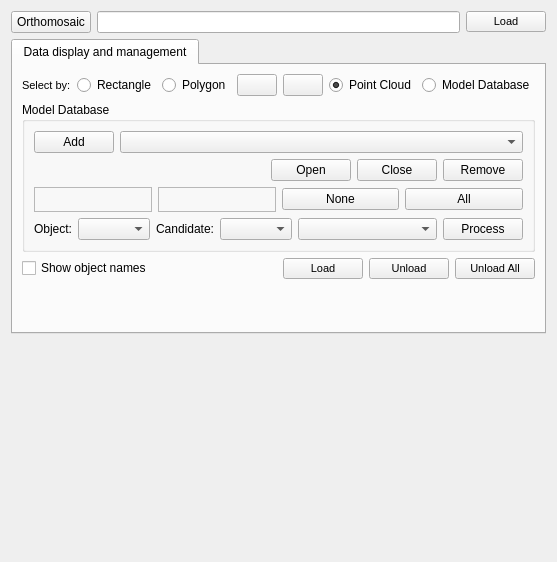
     <widget class="QWidget" name="manualEditingProcessesPage">
      <property name="geometry">
       <rect>
        <x>0</x>
        <y>0</y>
        <width>555</width>
        <height>562</height>
       </rect>
      </property>
      <attribute name="label">
       <string>Editing and Classification Processes</string>
      </attribute>
      <layout class="QGridLayout" name="gridLayout_10">
       <item row="0" column="0">
        <layout class="QHBoxLayout" name="horizontalLayout_14">
         <item>
          <widget class="QPushButton" name="orthomosaicPushButton">
           <property name="text">
            <string>Orthomosaic</string>
           </property>
          </widget>
         </item>
         <item>
          <widget class="QLineEdit" name="orthomosaicLineEdit">
           <property name="readOnly">
            <bool>true</bool>
           </property>
          </widget>
         </item>
         <item>
          <widget class="QPushButton" name="loadOrthomosaicPushButton">
           <property name="maximumSize">
            <size>
             <width>16777215</width>
             <height>16777215</height>
            </size>
           </property>
           <property name="font">
            <font>
             <pointsize>8</pointsize>
             <weight>50</weight>
             <bold>false</bold>
            </font>
           </property>
           <property name="toolTip">
            <string>Load tiles showed in map canvas</string>
           </property>
           <property name="text">
            <string>Load</string>
           </property>
          </widget>
         </item>
        </layout>
       </item>
       <item row="1" column="0">
        <widget class="QTabWidget" name="twDataDisplayManagement">
         <property name="toolTip">
          <string>&lt;html&gt;&lt;head/&gt;&lt;body&gt;&lt;p&gt;&lt;br/&gt;&lt;/p&gt;&lt;/body&gt;&lt;/html&gt;</string>
         </property>
         <property name="currentIndex">
          <number>0</number>
         </property>
         <widget class="QWidget" name="tab">
          <attribute name="title">
           <string>Data display and management</string>
          </attribute>
          <layout class="QGridLayout" name="gridLayout_9">
           <item row="0" column="0">
            <layout class="QHBoxLayout" name="horizontalLayout_10">
             <item>
              <widget class="QLabel" name="label_12">
               <property name="minimumSize">
                <size>
                 <width>0</width>
                 <height>0</height>
                </size>
               </property>
               <property name="font">
                <font>
                 <pointsize>8</pointsize>
                 <weight>50</weight>
                 <bold>false</bold>
                </font>
               </property>
               <property name="text">
                <string>Select by:</string>
               </property>
              </widget>
             </item>
             <item>
              <layout class="QHBoxLayout" name="horizontalLayout_7">
               <item>
                <widget class="QRadioButton" name="rbEditRectangle">
                 <property name="toolTip">
                  <string>Points edition by drawing rectangle</string>
                 </property>
                 <property name="text">
                  <string>Rectangle</string>
                 </property>
                </widget>
               </item>
               <item>
                <widget class="QRadioButton" name="rbEditPolygon">
                 <property name="toolTip">
                  <string>Points edition by drawing polygon</string>
                 </property>
                 <property name="text">
                  <string>Polygon</string>
                 </property>
                </widget>
               </item>
              </layout>
             </item>
             <item>
              <widget class="QPushButton" name="pbEditStart">
               <property name="toolTip">
                <string>Start selection tool</string>
               </property>
               <property name="text">
                <string/>
               </property>
               <property name="icon">
                <iconset resource="../qAicedroneTools.qrc">
                 <normaloff>:/CC/plugin/qAicedroneTools/images/ccStart.png</normaloff>:/CC/plugin/qAicedroneTools/images/ccStart.png</iconset>
               </property>
              </widget>
             </item>
             <item>
              <widget class="QPushButton" name="pbEditPause">
               <property name="toolTip">
                <string>Stop selection tool</string>
               </property>
               <property name="text">
                <string/>
               </property>
               <property name="icon">
                <iconset resource="../qAicedroneTools.qrc">
                 <normaloff>:/CC/plugin/qAicedroneTools/images/ccSmallPause.png</normaloff>:/CC/plugin/qAicedroneTools/images/ccSmallPause.png</iconset>
               </property>
              </widget>
             </item>
             <item>
              <spacer name="horizontalSpacer_7">
               <property name="orientation">
                <enum>Qt::Horizontal</enum>
               </property>
               <property name="sizeHint" stdset="0">
                <size>
                 <width>20</width>
                 <height>20</height>
                </size>
               </property>
              </spacer>
             </item>
             <item>
              <widget class="QRadioButton" name="rbPointCloud">
               <property name="text">
                <string>Point Cloud</string>
               </property>
               <property name="checked">
                <bool>true</bool>
               </property>
               <attribute name="buttonGroup">
                <string notr="true">buttonGroup</string>
               </attribute>
              </widget>
             </item>
             <item>
              <widget class="QRadioButton" name="rbModelDb">
               <property name="text">
                <string>Model Database</string>
               </property>
               <attribute name="buttonGroup">
                <string notr="true">buttonGroup</string>
               </attribute>
              </widget>
             </item>
            </layout>
           </item>
           <item row="1" column="0">
            <widget class="QGroupBox" name="modelDbGroupBox">
             <property name="title">
              <string>Model Database</string>
             </property>
             <layout class="QGridLayout" name="gridLayout_7">
              <item row="0" column="0">
               <widget class="QPushButton" name="addModelDbPushButton">
                <property name="maximumSize">
                 <size>
                  <width>16777215</width>
                  <height>16777215</height>
                 </size>
                </property>
                <property name="toolTip">
                 <string>Add existing project from its folder</string>
                </property>
                <property name="text">
                 <string>Add</string>
                </property>
               </widget>
              </item>
              <item row="0" column="1">
               <widget class="QComboBox" name="modelDbsComboBox">
                <property name="sizePolicy">
                 <sizepolicy hsizetype="Expanding" vsizetype="Fixed">
                  <horstretch>0</horstretch>
                  <verstretch>0</verstretch>
                 </sizepolicy>
                </property>
                <property name="minimumSize">
                 <size>
                  <width>150</width>
                  <height>0</height>
                 </size>
                </property>
                <property name="toolTip">
                 <string>Select existing project</string>
                </property>
               </widget>
              </item>
              <item row="1" column="0" colspan="2">
               <layout class="QHBoxLayout" name="horizontalLayout_8">
                <item>
                 <spacer name="horizontalSpacer_9">
                  <property name="orientation">
                   <enum>Qt::Horizontal</enum>
                  </property>
                  <property name="sizeHint" stdset="0">
                   <size>
                    <width>328</width>
                    <height>20</height>
                   </size>
                  </property>
                 </spacer>
                </item>
                <item>
                 <widget class="QPushButton" name="openModelDbPushButton">
                  <property name="minimumSize">
                   <size>
                    <width>0</width>
                    <height>0</height>
                   </size>
                  </property>
                  <property name="maximumSize">
                   <size>
                    <width>16777215</width>
                    <height>16777215</height>
                   </size>
                  </property>
                  <property name="toolTip">
                   <string>Open selected model database</string>
                  </property>
                  <property name="text">
                   <string>Open</string>
                  </property>
                 </widget>
                </item>
                <item>
                 <widget class="QPushButton" name="closeModelDbPushButton">
                  <property name="minimumSize">
                   <size>
                    <width>0</width>
                    <height>0</height>
                   </size>
                  </property>
                  <property name="maximumSize">
                   <size>
                    <width>16777215</width>
                    <height>16777215</height>
                   </size>
                  </property>
                  <property name="toolTip">
                   <string>Close opened model database</string>
                  </property>
                  <property name="text">
                   <string>Close</string>
                  </property>
                 </widget>
                </item>
                <item>
                 <widget class="QPushButton" name="removeModelDbPushButton">
                  <property name="maximumSize">
                   <size>
                    <width>16777215</width>
                    <height>16777215</height>
                   </size>
                  </property>
                  <property name="toolTip">
                   <string>Remove selected model database (does not delete data)</string>
                  </property>
                  <property name="text">
                   <string>Remove</string>
                  </property>
                 </widget>
                </item>
               </layout>
              </item>
              <item row="2" column="0" colspan="2">
               <layout class="QHBoxLayout" name="horizontalLayoutVisibles">
                <item>
                 <widget class="QFrame" name="visibleModelClassesFrame">
                  <property name="minimumSize">
                   <size>
                    <width>0</width>
                    <height>25</height>
                   </size>
                  </property>
                  <property name="maximumSize">
                   <size>
                    <width>16777215</width>
                    <height>16777215</height>
                   </size>
                  </property>
                  <property name="frameShape">
                   <enum>QFrame::StyledPanel</enum>
                  </property>
                  <property name="frameShadow">
                   <enum>QFrame::Raised</enum>
                  </property>
                 </widget>
                </item>
                <item>
                 <widget class="QFrame" name="visibleModelObjectsFrame">
                  <property name="minimumSize">
                   <size>
                    <width>0</width>
                    <height>25</height>
                   </size>
                  </property>
                  <property name="maximumSize">
                   <size>
                    <width>16777215</width>
                    <height>16777215</height>
                   </size>
                  </property>
                  <property name="frameShape">
                   <enum>QFrame::StyledPanel</enum>
                  </property>
                  <property name="frameShadow">
                   <enum>QFrame::Raised</enum>
                  </property>
                 </widget>
                </item>
                <item>
                 <widget class="QPushButton" name="visibleModelObjectsNonePushButton">
                  <property name="minimumSize">
                   <size>
                    <width>0</width>
                    <height>0</height>
                   </size>
                  </property>
                  <property name="maximumSize">
                   <size>
                    <width>16777215</width>
                    <height>16777215</height>
                   </size>
                  </property>
                  <property name="toolTip">
                   <string>Set all objects invisible</string>
                  </property>
                  <property name="text">
                   <string>None</string>
                  </property>
                 </widget>
                </item>
                <item>
                 <widget class="QPushButton" name="visibleModelObjectsAllPushButton">
                  <property name="minimumSize">
                   <size>
                    <width>0</width>
                    <height>0</height>
                   </size>
                  </property>
                  <property name="maximumSize">
                   <size>
                    <width>16777215</width>
                    <height>16777215</height>
                   </size>
                  </property>
                  <property name="toolTip">
                   <string>Set all objects visible</string>
                  </property>
                  <property name="text">
                   <string>All</string>
                  </property>
                 </widget>
                </item>
               </layout>
              </item>
              <item row="3" column="0" colspan="2">
               <layout class="QHBoxLayout" name="horizontalLayout_15">
                <item>
                 <widget class="QLabel" name="label_4">
                  <property name="minimumSize">
                   <size>
                    <width>0</width>
                    <height>0</height>
                   </size>
                  </property>
                  <property name="maximumSize">
                   <size>
                    <width>16777215</width>
                    <height>16777215</height>
                   </size>
                  </property>
                  <property name="text">
                   <string>Object:</string>
                  </property>
                 </widget>
                </item>
                <item>
                 <widget class="QComboBox" name="modelDbObjectComboBox">
                  <property name="minimumSize">
                   <size>
                    <width>0</width>
                    <height>0</height>
                   </size>
                  </property>
                  <property name="maximumSize">
                   <size>
                    <width>16777215</width>
                    <height>16777215</height>
                   </size>
                  </property>
                  <property name="toolTip">
                   <string>Select object to process</string>
                  </property>
                 </widget>
                </item>
                <item>
                 <widget class="QLabel" name="label_5">
                  <property name="sizePolicy">
                   <sizepolicy hsizetype="Minimum" vsizetype="Preferred">
                    <horstretch>0</horstretch>
                    <verstretch>0</verstretch>
                   </sizepolicy>
                  </property>
                  <property name="minimumSize">
                   <size>
                    <width>0</width>
                    <height>0</height>
                   </size>
                  </property>
                  <property name="maximumSize">
                   <size>
                    <width>16777215</width>
                    <height>16777215</height>
                   </size>
                  </property>
                  <property name="text">
                   <string>Candidate:</string>
                  </property>
                 </widget>
                </item>
                <item>
                 <widget class="QComboBox" name="modelDbObjectCandidateComboBox">
                  <property name="minimumSize">
                   <size>
                    <width>0</width>
                    <height>0</height>
                   </size>
                  </property>
                  <property name="maximumSize">
                   <size>
                    <width>16777215</width>
                    <height>16777215</height>
                   </size>
                  </property>
                  <property name="toolTip">
                   <string>Select object to process</string>
                  </property>
                 </widget>
                </item>
                <item>
                 <widget class="QComboBox" name="processModelDbObjectComboBox">
                  <property name="sizePolicy">
                   <sizepolicy hsizetype="Expanding" vsizetype="Fixed">
                    <horstretch>0</horstretch>
                    <verstretch>0</verstretch>
                   </sizepolicy>
                  </property>
                  <property name="minimumSize">
                   <size>
                    <width>0</width>
                    <height>0</height>
                   </size>
                  </property>
                  <property name="toolTip">
                   <string>Select process</string>
                  </property>
                 </widget>
                </item>
                <item>
                 <widget class="QPushButton" name="processModelDbObjectPushButton">
                  <property name="minimumSize">
                   <size>
                    <width>0</width>
                    <height>0</height>
                   </size>
                  </property>
                  <property name="maximumSize">
                   <size>
                    <width>16777215</width>
                    <height>16777215</height>
                   </size>
                  </property>
                  <property name="toolTip">
                   <string>Process</string>
                  </property>
                  <property name="text">
                   <string>Process</string>
                  </property>
                 </widget>
                </item>
               </layout>
              </item>
             </layout>
            </widget>
           </item>
           <item row="2" column="0">
            <layout class="QHBoxLayout" name="horizontalLayout_11">
             <item>
              <widget class="QCheckBox" name="showObjectNamesCheckBox">
               <property name="minimumSize">
                <size>
                 <width>0</width>
                 <height>0</height>
                </size>
               </property>
               <property name="toolTip">
                <string>Show object names</string>
               </property>
               <property name="text">
                <string>Show object names</string>
               </property>
              </widget>
             </item>
             <item>
              <spacer name="horizontalSpacer_4">
               <property name="orientation">
                <enum>Qt::Horizontal</enum>
               </property>
               <property name="sizeHint" stdset="0">
                <size>
                 <width>268</width>
                 <height>20</height>
                </size>
               </property>
              </spacer>
             </item>
             <item>
              <widget class="QPushButton" name="loadTilesPushButton">
               <property name="maximumSize">
                <size>
                 <width>16777215</width>
                 <height>16777215</height>
                </size>
               </property>
               <property name="font">
                <font>
                 <pointsize>8</pointsize>
                 <weight>50</weight>
                 <bold>false</bold>
                </font>
               </property>
               <property name="toolTip">
                <string>Load tiles showed in map canvas</string>
               </property>
               <property name="text">
                <string>Load</string>
               </property>
              </widget>
             </item>
             <item>
              <widget class="QPushButton" name="unloadTilesPushButton">
               <property name="maximumSize">
                <size>
                 <width>16777215</width>
                 <height>16777215</height>
                </size>
               </property>
               <property name="font">
                <font>
                 <pointsize>8</pointsize>
                 <weight>50</weight>
                 <bold>false</bold>
                </font>
               </property>
               <property name="toolTip">
                <string>Unload loaded tiles</string>
               </property>
               <property name="text">
                <string>Unload</string>
               </property>
              </widget>
             </item>
             <item>
              <widget class="QPushButton" name="unloadTilesAllPushButton">
               <property name="minimumSize">
                <size>
                 <width>80</width>
                 <height>0</height>
                </size>
               </property>
               <property name="maximumSize">
                <size>
                 <width>16777215</width>
                 <height>16777215</height>
                </size>
               </property>
               <property name="font">
                <font>
                 <pointsize>8</pointsize>
                 <weight>50</weight>
                 <bold>false</bold>
                </font>
               </property>
               <property name="toolTip">
                <string>Unload loaded tiles</string>
               </property>
               <property name="text">
                <string>Unload All</string>
               </property>
              </widget>
             </item>
            </layout>
           </item>
           <item row="3" column="0">
            <spacer name="verticalSpacer_3">
             <property name="orientation">
              <enum>Qt::Vertical</enum>
             </property>
             <property name="sizeHint" stdset="0">
              <size>
               <width>20</width>
               <height>42</height>
              </size>
             </property>
            </spacer>
           </item>
          </layout>
         </widget>
        </widget>
       </item>
       <item row="2" column="0">
        <spacer name="verticalSpacer_4">
         <property name="orientation">
          <enum>Qt::Vertical</enum>
         </property>
         <property name="sizeHint" stdset="0">
          <size>
           <width>20</width>
           <height>131</height>
          </size>
         </property>
        </spacer>
       </item>
      </layout>
     </widget>
